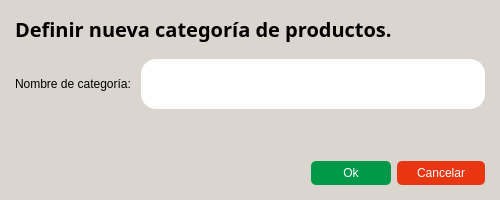
<?xml version="1.0" encoding="UTF-8"?>
<ui version="4.0">
 <class>CategoryFormDialog</class>
 <widget class="QDialog" name="CategoryFormDialog">
  <property name="windowModality">
   <enum>Qt::WindowModality::NonModal</enum>
  </property>
  <property name="geometry">
   <rect>
    <x>0</x>
    <y>0</y>
    <width>500</width>
    <height>200</height>
   </rect>
  </property>
  <property name="sizePolicy">
   <sizepolicy hsizetype="Expanding" vsizetype="Expanding">
    <horstretch>0</horstretch>
    <verstretch>0</verstretch>
   </sizepolicy>
  </property>
  <property name="minimumSize">
   <size>
    <width>400</width>
    <height>200</height>
   </size>
  </property>
  <property name="maximumSize">
   <size>
    <width>500</width>
    <height>200</height>
   </size>
  </property>
  <property name="windowTitle">
   <string>Formulario de categoría</string>
  </property>
  <property name="styleSheet">
   <string notr="true">color: black;
background-color: rgb(218, 213, 207);</string>
  </property>
  <layout class="QVBoxLayout" name="verticalLayout">
   <property name="spacing">
    <number>6</number>
   </property>
   <property name="leftMargin">
    <number>15</number>
   </property>
   <property name="topMargin">
    <number>15</number>
   </property>
   <property name="rightMargin">
    <number>15</number>
   </property>
   <property name="bottomMargin">
    <number>15</number>
   </property>
   <item>
    <widget class="QLabel" name="label">
     <property name="font">
      <font>
       <family>Segoe UI Variable</family>
       <pointsize>15</pointsize>
       <bold>true</bold>
      </font>
     </property>
     <property name="styleSheet">
      <string notr="true">color: black;</string>
     </property>
     <property name="text">
      <string>Definir nueva categoría de productos.</string>
     </property>
    </widget>
   </item>
   <item>
    <spacer name="verticalSpacer_2">
     <property name="orientation">
      <enum>Qt::Orientation::Vertical</enum>
     </property>
     <property name="sizeType">
      <enum>QSizePolicy::Policy::Minimum</enum>
     </property>
     <property name="sizeHint" stdset="0">
      <size>
       <width>0</width>
       <height>10</height>
      </size>
     </property>
    </spacer>
   </item>
   <item>
    <layout class="QHBoxLayout" name="horizontalLayout">
     <item>
      <widget class="QLabel" name="producCategory_label">
       <property name="styleSheet">
        <string notr="true">color: black;</string>
       </property>
       <property name="text">
        <string>Nombre de categoría: </string>
       </property>
      </widget>
     </item>
     <item>
      <widget class="QLineEdit" name="categoryName_lineEdit">
       <property name="sizePolicy">
        <sizepolicy hsizetype="Expanding" vsizetype="Expanding">
         <horstretch>0</horstretch>
         <verstretch>0</verstretch>
        </sizepolicy>
       </property>
       <property name="minimumSize">
        <size>
         <width>0</width>
         <height>50</height>
        </size>
       </property>
       <property name="maximumSize">
        <size>
         <width>16777215</width>
         <height>60</height>
        </size>
       </property>
       <property name="styleSheet">
        <string notr="true">QLineEdit {
  border-radius: 15px;

  color: black;
  background-color: white;
  padding-left: 20px;
  padding-right: 10px;
  padding-top: 10px;
  padding-bottom: 10px;
}
</string>
       </property>
       <property name="alignment">
        <set>Qt::AlignmentFlag::AlignLeading|Qt::AlignmentFlag::AlignLeft|Qt::AlignmentFlag::AlignVCenter</set>
       </property>
      </widget>
     </item>
    </layout>
   </item>
   <item>
    <spacer name="verticalSpacer">
     <property name="orientation">
      <enum>Qt::Orientation::Vertical</enum>
     </property>
     <property name="sizeHint" stdset="0">
      <size>
       <width>20</width>
       <height>40</height>
      </size>
     </property>
    </spacer>
   </item>
   <item>
    <layout class="QHBoxLayout" name="horizontalLayout_7">
     <item>
      <spacer name="horizontalSpacer_2">
       <property name="orientation">
        <enum>Qt::Orientation::Horizontal</enum>
       </property>
       <property name="sizeHint" stdset="0">
        <size>
         <width>40</width>
         <height>20</height>
        </size>
       </property>
      </spacer>
     </item>
     <item>
      <widget class="QPushButton" name="acceptCategory_button">
       <property name="sizePolicy">
        <sizepolicy hsizetype="Minimum" vsizetype="Fixed">
         <horstretch>0</horstretch>
         <verstretch>0</verstretch>
        </sizepolicy>
       </property>
       <property name="minimumSize">
        <size>
         <width>80</width>
         <height>0</height>
        </size>
       </property>
       <property name="styleSheet">
        <string notr="true">QPushButton {
	border-radius: 5px;
	padding-top: 5px;
	padding-bottom: 5px;
	padding-left: 20px;
	padding-right: 20px px;
	background-color: rgb(0, 153, 73);
	color: rgb(255, 255, 255);
}

QPushButton:hover {
  background-color: rgb(0, 181, 84);     /* Fondo al pasar el mouse */
  color: #f0f0f0;                /* Color del texto al pasar el mouse */
}

QPushButton:pressed {
  background-color: rgb(0, 125, 58);     /* Fondo al presionar */
  color: #d0d0d0;                /* Color del texto al presionar */
}

QPushButton:disabled {
  background-color: rgb(39, 39, 43);     /* Fondo deshabilitado */
  color: #7f8c8d;                /* Color del texto deshabilitado */
}

QPushButton:checked {
  background-color: #27ae60;     /* Fondo cuando está checkable y activado */
  color: #ecf0f1;        
}</string>
       </property>
       <property name="text">
        <string>Ok</string>
       </property>
      </widget>
     </item>
     <item>
      <widget class="QPushButton" name="cancelCategory_button">
       <property name="minimumSize">
        <size>
         <width>80</width>
         <height>0</height>
        </size>
       </property>
       <property name="styleSheet">
        <string notr="true">QPushButton {
	border-radius: 5px;
	padding-top: 5px;
	padding-bottom: 5px;
	padding-left: 20px;
	padding-right: 20px px;
	background-color: rgb(232, 54, 18);
	color: rgb(255, 255, 255);
}

QPushButton:hover {
  background-color: rgb(253, 59, 20);     /* Fondo al pasar el mouse */
  color: #f0f0f0;                /* Color del texto al pasar el mouse */
}

QPushButton:pressed {
  background-color: rgb(208, 48, 16);    /* Fondo al presionar */
  color: #d0d0d0;                /* Color del texto al presionar */
}

QPushButton:disabled {
  background-color: rgb(39, 39, 43);     /* Fondo deshabilitado */
  color: #7f8c8d;                /* Color del texto deshabilitado */
}

QPushButton:checked {
  background-color: #27ae60;     /* Fondo cuando está checkable y activado */
  color: #ecf0f1;        
}</string>
       </property>
       <property name="text">
        <string>Cancelar</string>
       </property>
      </widget>
     </item>
    </layout>
   </item>
  </layout>
 </widget>
 <resources/>
 <connections/>
</ui>
